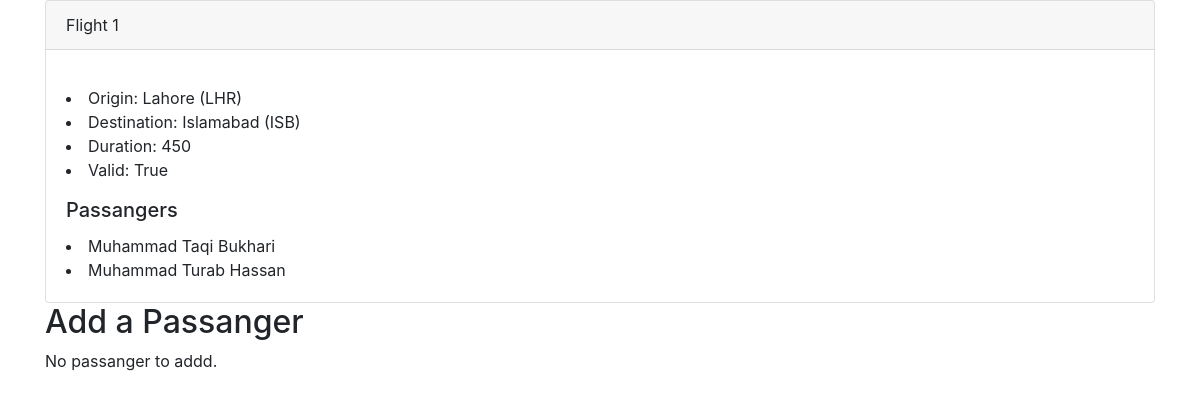
The page /1 on the database its author committed.
### flights/models.py (models this page shows, shortened)
class Flight(models.Model):
	origin = models.ForeignKey(Airport, on_delete=models.CASCADE, related_name='departures') # isb.departures.all()
	destination = models.ForeignKey(Airport, on_delete=models.CASCADE, related_name='arivals') # isb.arivals.all()
	duration = models.IntegerField()
	def is_valid_flight(self):
		return (self.origin != self.destination) and (self.duration >=0)

class Airport(models.Model):
	code = models.CharField(max_length=5)
	city = models.CharField(max_length=64)
	def __str__(self):
		return f"{self.city} ({self.code})"

class Passanger(models.Model):
	first = models.CharField(max_length=64)
	last = models.CharField(max_length=64)
	flights = models.ManyToManyField(Flight, blank=True, related_name='passangers')
	def __str__(self):
		return f"{self.first} {self.last}"

### flights/views.py (the view)
# urls.py: path('<int:flight_id>', views.flight, name="flight"),
def flight(request, flight_id):
	try:
		flight = Flight.objects.get(pk=flight_id)
	except:
		raise Http404('Flight does not exists.')
	context = {
		'flight': flight,
		'passangers': flight.passangers.all(),
		'non_passangers': Passanger.objects.exclude(flights=flight).all()
	}
	return render(request, 'flights/flight.html', context)

### flights/templates/flights/flight.html (shortened to what this page needs)
{% extends 'flights/base.html' %}
{% block body %}
<div class="card">
  <div class="card-header">
    Flight {{ flight.id }}
  </div>
  <div class="card-body">
    <p class="card-text"><li>Origin: {{ flight.origin }}</li>
      <li>Destination: {{ flight.destination }}</li>
      <li>Duration: {{ flight.duration }}</li>
      <li>Valid: {{ flight.is_valid_flight }}</li></p>
        <h5 class="card-title">Passangers</h5>
    {% for passanger in passangers %}
      <li>{{ passanger }}</li>
    {% endfor %}
  </div>
</div>
<h2>Add a Passanger</h2>
{% if non_passangers %}
<from action="" method='POST'>
  {% csrf_token %}
<select name='passanger'>
  {% for passanger in non_passangers %}
    <option value="{{passanger.id}}">{{ passanger.first }}</option>
  {% endfor %}
</select>
<input type="submit" value="Book Flight">
</from>
{% else %}
<p>No passanger to addd.</p>
{% endif %}
{% endblock%}

### flights/templates/flights/base.html (shortened to what this page needs)
{% load static %}
<!doctype html>
<html lang="en">
  <head>
    <link rel="stylesheet" href="https://maxcdn.bootstrapcdn.com/bootstrap/4.0.0/css/bootstrap.min.css">
    <link rel='stylesheet' href="{% static 'flights/styles.css" >
  </head>
  <body>
    <div class='container'>
    {% block body %}{% endblock%}
  </body>
</html>

### rows shown on the page
Flight: id "1", origin "Lahore (LHR)", destination "Islamabad (ISB)", duration "450", is_valid_flight "True"
Passanger: first+last "Muhammad Taqi Bukhari"
Passanger: first+last "Muhammad Turab Hassan"
